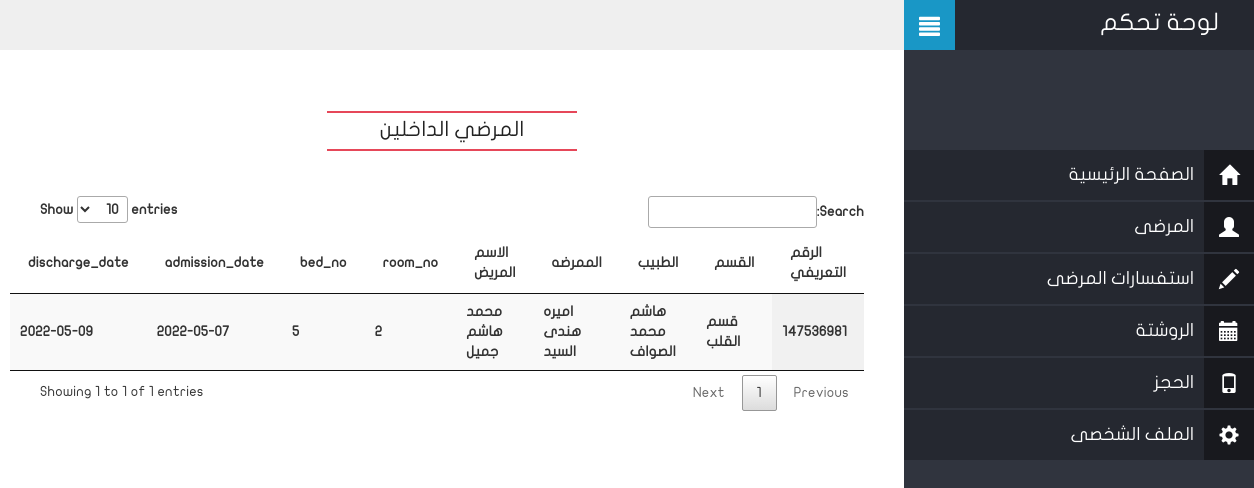
Screenshot of /pages/doctor/in_patients.php (signed in) with the database file from the repository.
### tables this page shows
CREATE TABLE `in_patient` (
  `department_id` int NOT NULL,
  `doctor_id` int NOT NULL,
  `nurse_id` int NOT NULL,
  `MRN` int NOT NULL,
  `in_patient_id` int NOT NULL,
  `in_F_name` varchar(30) NOT NULL,
  `in_M_name` varchar(30) NOT NULL,
  `in_L_name` varchar(30) NOT NULL,
  `room_no` int NOT NULL,
  `bed_no` int NOT NULL,
  `admission_date` date NOT NULL,
  `discharge_date` date NOT NULL,
  PRIMARY KEY (`in_patient_id`),
  KEY `department_id` (`department_id`),
  KEY `doctor_id` (`doctor_id`),
  KEY `MRN` (`MRN`),
  KEY `nurse_id` (`nurse_id`),
  CONSTRAINT `in_patient_ibfk_1` FOREIGN KEY (`department_id`) REFERENCES `departments` (`department_id`),
  CONSTRAINT `in_patient_ibfk_2` FOREIGN KEY (`doctor_id`) REFERENCES `doctors` (`doctor_id`),
  CONSTRAINT `in_patient_ibfk_3` FOREIGN KEY (`nurse_id`) REFERENCES `nurses` (`nurse_id`)
);

CREATE TABLE `departments` (
  `department_id` int NOT NULL,
  `department_name` varchar(30) NOT NULL,
  PRIMARY KEY (`department_id`)
);

CREATE TABLE `doctors` (
  `doctor_id` int NOT NULL,
  `department_id` int NOT NULL,
  `F_name` varchar(20) NOT NULL,
  `M_name` varchar(20) NOT NULL,
  `L_name` varchar(20) NOT NULL,
  `img` blob NOT NULL,
  `doctor_type` varchar(20) NOT NULL,
  `specialization` varchar(50) NOT NULL,
  `office_no` int NOT NULL,
  `clinic_room_id` int NOT NULL,
  `phone` varchar(11) NOT NULL,
  `Email` varchar(80) NOT NULL,
  `password` varchar(250) DEFAULT NULL,
  PRIMARY KEY (`doctor_id`),
  KEY `department_id` (`department_id`),
  KEY `room_doc_id` (`office_no`),
  KEY `clinic_room_id` (`clinic_room_id`),
  CONSTRAINT `doctors_ibfk_1` FOREIGN KEY (`department_id`) REFERENCES `departments` (`department_id`),
  CONSTRAINT `doctors_ibfk_2` FOREIGN KEY (`office_no`) REFERENCES `doctors_room` (`room_doc_id`),
  CONSTRAINT `doctors_ibfk_3` FOREIGN KEY (`clinic_room_id`) REFERENCES `clinics_rooms` (`room_id`)
);

CREATE TABLE `nurses` (
  `nurse_id` int NOT NULL,
  `department_id` int NOT NULL,
  `nurse_name` varchar(250) NOT NULL,
  `supervisor_doctor` int NOT NULL,
  `nurse_type` varchar(250) NOT NULL,
  `nurse_phone` int NOT NULL,
  `room_no` int NOT NULL,
  PRIMARY KEY (`nurse_id`),
  KEY `department_id` (`department_id`),
  KEY `supervisor_doctor` (`supervisor_doctor`),
  KEY `room_no` (`room_no`),
  CONSTRAINT `nurses_ibfk_1` FOREIGN KEY (`department_id`) REFERENCES `departments` (`department_id`),
  CONSTRAINT `nurses_ibfk_2` FOREIGN KEY (`supervisor_doctor`) REFERENCES `doctors` (`doctor_id`),
  CONSTRAINT `nurses_ibfk_3` FOREIGN KEY (`room_no`) REFERENCES `nurse_rooms` (`nurse_room_id`)
);

### helpers/functions.php (called while the page is built, shortened)
<?php
function execute_query($query)
{
    global $db_connection;
    return mysqli_query($db_connection, $query);
}
function get_result($query)
{
    return mysqli_fetch_all(execute_query($query), MYSQLI_ASSOC);
}
function get_in_patients_by_doctor_id($doctor_id)
{
    return get_result("SELECT in_patient.* , doctors.* ,  departments.* , nurses.nurse_name  FROM in_patient , doctors , departments , nurses  WHERE (in_patient.doctor_id = $doctor_id ) AND (in_patient.doctor_id = doctors.doctor_id ) AND (in_patient.department_id = departments.department_id) AND (in_patient.nurse_id = nurses.nurse_id)");
}

### pages/doctor/in_patients.php (the view, shortened to what this page needs)
<?php
require_once '../../includes/doctor/header.php';
require_once '../../includes/doctor/slidebar.php';
?>
<div class="main_content_container">
    <div class="main_container  main_menu_open">
        <div class="page_content">
            <div class="page_content">
                <h1 class="heading_title text-center">المرضي الداخلين</h1>
                <div style="padding: 20px; margin: 20px">
                    <table id="in_patients" class="display">
                        <thead>
                        <tr>
                            <th>الرقم التعريفي</th>
                            <th>القسم</th>
                            <th>الطبيب</th>
                            <th> الممرضه</th>
                            <th>الاسم المريض</th>
                            <th>room_no</th>
                            <th>bed_no</th>
                            <th>admission_date</th>
                            <th>discharge_date</th>
                        </tr>
                        </thead>
                        <tbody>
                        <?php foreach (get_in_patients_by_doctor_id($_SESSION['doctor']['doctor_id']) as $out_patient) { ?>
                            <tr>
                                <th><?= $out_patient['in_patient_id'] ?> </th>
                                <th><?= $out_patient['department_name'] ?> </th>
                                <th><?= $out_patient['F_name'] . " " . $out_patient['M_name'] . " " . $out_patient['L_name'] ?> </th>
                                <th><?= $out_patient['nurse_name'] ?> </th>
                                <th><?= $out_patient['in_F_name'] . " " . $out_patient['in_M_name'] . " " . $out_patient['in_L_name'] ?> </th>
                                <th><?= $out_patient['room_no'] ?> </th>
                                <th><?= $out_patient['bed_no'] ?> </th>
                                <th><?= $out_patient['admission_date'] ?> </th>
                                <th><?= $out_patient['discharge_date'] ?> </th>
                            </tr>
                        <?php } ?>
                        </tbody>
                    </table>
                </div>
            </div>
        </div>
    </div>
</div>
</body>
</html>

### includes/doctor/header.php (shortened to what this page needs)
<?php
require_once '../../database/db.php';
require_once '../../helpers/functions.php';
?><!DOCTYPE html>
<html lang="ar">
<head>
    <link href="/public/css/bootstrap.min.css" rel="stylesheet">
    <link href="/public/css/dashboard.css" rel="stylesheet">
    <link href="/public/css/jquery.dataTables.min.css" rel="stylesheet">
</head>
<body>
<div class="container-fluid">
    <div class="row header_section">
        <div class="col-sm-3 col-xs-12 logo_area bring_right">
            <h1 class="inline-block"><img src="/public/img/logo.png" alt="">لوحة تحكم</h1>
            <span class="glyphicon glyphicon-align-justify bring_left open_close_menu" data-toggle="tooltip"
                  data-placement="right" title="Tooltip on left"></span>
        </div>
    </div>
</div>

### includes/doctor/slidebar.php (shortened to what this page needs)
<div class="main_sidebar bring_right">
    <div class="main_sidebar_wrapper">
        <form class="form-inline search_box text-center">
        </form>
        <ul>
            <li><span class="glyphicon glyphicon-home"></span><a href="../home.html">الصفحة الرئيسية</a></li>
            <li><span class="glyphicon glyphicon-user"></span><a href="">المرضى</a>
            </li>
            <li><span class="glyphicon glyphicon-pencil"></span><a href="">استفسارات المرضى</a></li>
            <li><span class="glyphicon  glyphicon-calendar"></span><a href="">الروشتة</a></li>
            <li><span class="glyphicon glyphicon-phone"></span><a href="">الحجز</a></li>
            <li><span class="glyphicon glyphicon-cog"></span><a href="">الملف الشخصى</a></li>
        </ul>
    </div>
</div>

### public/css/dashboard.css (style rules this page uses)
html, body { direction: rtl; font-family: "js-flat", "Helvetica"; }
.bring_right { float: right; }
.bring_left { float: left; }
.main_sidebar { right: 0; }
.main_container.main_menu_open { margin-right: 350px; }
.main_sidebar_wrapper ul span { margin: 0 0 0 10px; }
a, a:hover, a:focus { text-decoration: none; outline: none; }
body { background-color: #fff; }
.inline-block { display: inline-block; }
.main_container { transition: all 500ms; }
.header_section { background-color: #efefef; color: #fff; height: 50px; left: 15px; overflow: hidden; position: fixed; right: 15px; z-index: 9; }
.header_section h1 { font-size: 24px; margin: 10px; }
.logo_area { background-color: #252830; overflow: hidden; width: 350px; z-index: 10; }
.open_close_menu, .head_buttons_area > div > span { background-color: #1997c6; color: #fff; font-size: 21px; margin: 0 -15px; padding: 15px; cursor: pointer; top: 0; }
.main_sidebar { background-color: #30343e; height: 100%; overflow: auto; position: fixed; top: 50px; transition: all 500ms ease 0s; width: 350px; }
.main_sidebar_wrapper { margin-bottom: 100px; }
.main_sidebar_wrapper ul, .home_pass ul { margin: 0; padding: 0; list-style-type: none; }
.main_sidebar_wrapper li { background-color: #252830; color: #fff; font-size: 21px; margin-top: 2px; overflow: hidden; position: relative; }
.main_sidebar_wrapper li a { color: #fff; display: block; font-size: 18px; padding: 12px; }
.main_sidebar_wrapper ul span { background-color: #18191e; float: right; font-size: 20px; padding: 15px; top: 0; }
.search_box { margin: 40px 0; }
.heading_title { margin: 110px 0 25px 0; border-top: 2px solid #e64759; color: #222; border-bottom: 2px solid #e64759; width: 250px; padding-bottom: 8px; padding-top: 5px; margin-left: auto; margin-right: auto; font-size: 21px; text-align: center; }

### rows the page displays
in_patient: in_patient_id "147536981", department.department_name "قسم القلب", doctor.F_name "هاشم", doctor.M_name "محمد", doctor.L_name "الصواف", nurse.nurse_name "اميره هندى السيد", in_F_name "محمد", in_M_name "هاشم", in_L_name "جميل", room_no "2", bed_no "5", admission_date "2022-05-07", discharge_date "2022-05-09"
